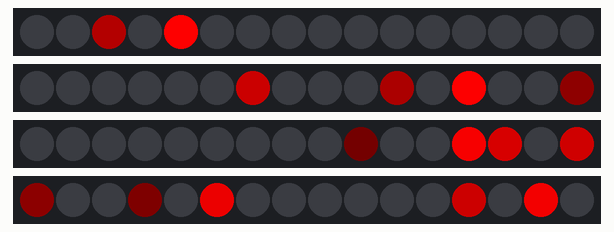
This program was run on a simulated Raspberry Pi (BCM pin numbers). Shown: 4 × 16 RGB LEDs in strip order, left to right. Dim RGB values are drawn brighter than linear; random numbers come from a fixed seed.

Above: at 0.09 s.
At 3.33 s:
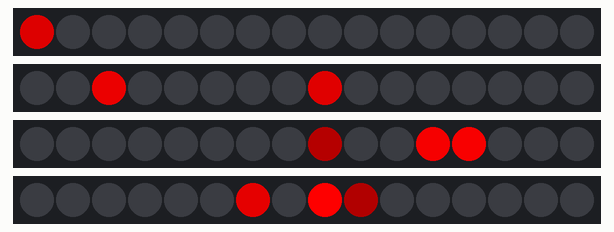
At 6.58 s:
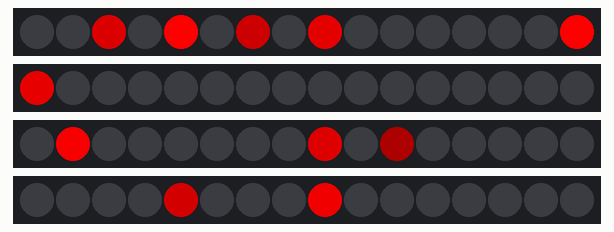
At 13.23 s:
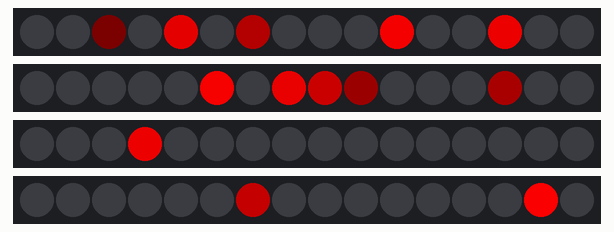
At 26.37 s:
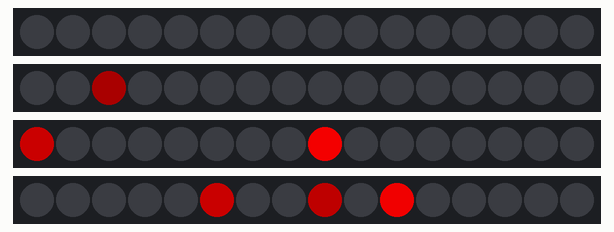
At 39.83 s:
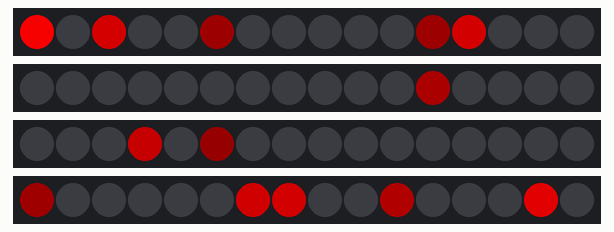

The program:

random_blink_red.py
```python
#Coded by TB - 2016
import random
import time
from mote import Mote

mote = Mote()

mote.configure_channel(1, 16, False)
mote.configure_channel(2, 16, False)
mote.configure_channel(3, 16, False)
mote.configure_channel(4, 16, False)

try:
    while True:
        for channel in range(4):
            pixels = random.sample(range(16), random.randint(1, 5))
            for i in range(16):
                if i in pixels:
                    mote.set_pixel(channel+1,i, random.randint(0,255), 0, 0)
                else:
                    mote.set_pixel(channel+1,i, 0, 0, 0)
            mote.show()
        time.sleep(0.15)


except KeyboardInterrupt:
	mote.clear()
	mote.show()
	quit()
```
